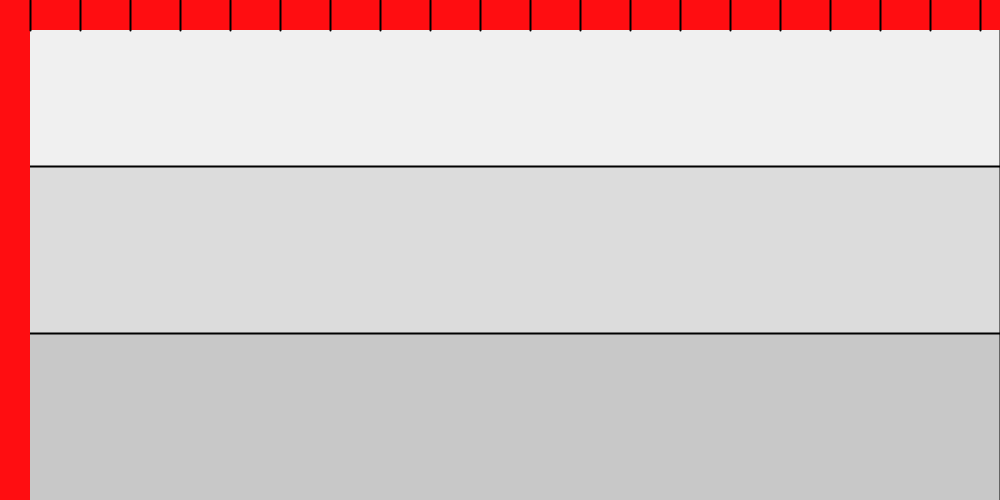
Frame 1 (no input)
Frame 60 (the mouse pressed at the canvas centre just before this capture): identical to frame 1, image omitted
Frame 120 (the mouse held since frame 60 and released just before this capture): identical to frame 1, image omitted

The Processing sketch that drew this single still picture (run headless with seeded random() and noise(); from frame 60 on, the mouse is pressed at the canvas centre):

// Processing sketch: Data_Visulisation_Sketch2
// ── Data_Visulisation_Sketch2.pde
void setup() {
  size(1000, 500);
  println("this is a visual rep of my daily commute (train and bus)");
  println("as well as my emotions/actions during the journey");
  println("time lines = 30mins per line starting from line 1");
}

void draw() {
  background(255);

  float chunkHeight = height / 3.0; // divide total height by 3 estm height of each chunk

  stroke(0); // make the lines black
  strokeWeight(2); //and thicker so its more visible

  // chunk1 top
  fill(240); //fill grey
  rect(0, 0, width, chunkHeight+30); //draw rectangle at chunk position

  // chunk 2 middle
  fill(220); //fill lighter grey
  rect(0, chunkHeight, width, chunkHeight+30); //draw rectangle at chunk position

  // chunk3 bottom
  fill(200); //fill even lighter grey
  rect(0, chunkHeight * 2, width, chunkHeight+30); //draw rectangle at chunk position

  // red border that gets drawn ontop of the chunks
  noStroke(); //no rectangle line border so its one contin looking shape
  fill(#FF0D11); //red
  rect(0, 0, 30, height); //left rectangle
  rect(0, 0, width, 30); //top rectangle

  //time lines - 50pixels per gap - 30mins per line starting from line 1
  stroke(0);
  strokeWeight(2);

  for (int x = 30; x <= width; x += 50) { //loop starts at pos x = 30 (placed at edge of red box) and places markers for time
    line(x, 0, x, 30);
  }
}
